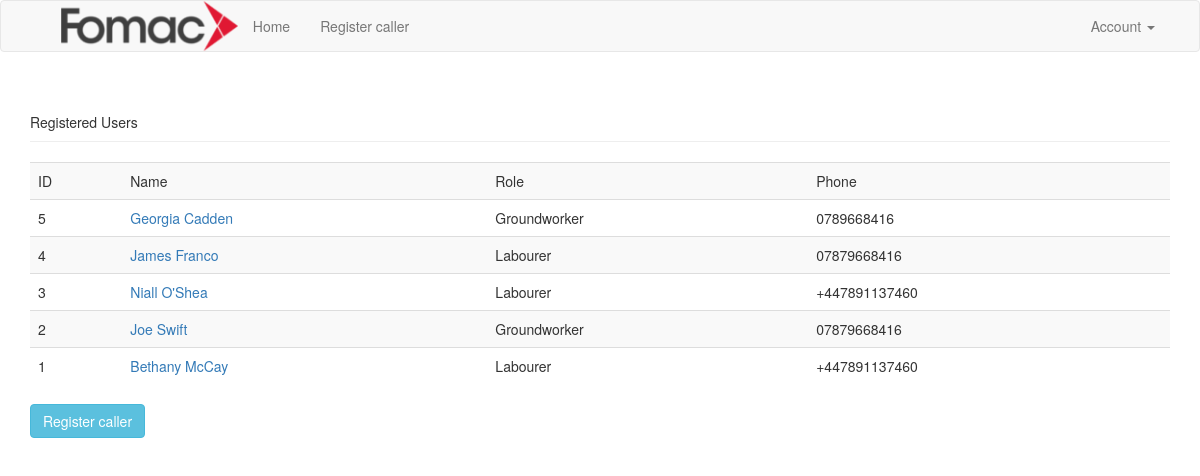
Page /reg/ (signed in) on the committed database.
### app/models.py (models this page shows, shortened)
class User(db.Model):
    __tablename__ = 'users'
    id = db.Column(db.Integer, primary_key=True)
    registered = db.Column(db.DateTime, default=datetime.utcnow, index=True)
    name = db.Column(db.String(64))
    phone_1 = db.Column(db.String(64))
    phone_2 = db.Column(db.String(64))
    email = db.Column(db.String(64))
    notes = db.Column(db.Text)
    area = db.Column(db.String(64))
    postcode = db.Column(db.String(64))
    DoNotUse = db.Column(db.Boolean, default=False)
    role_id = db.Column(db.Integer, db.ForeignKey('roles.id'))
    nationality_id = db.Column(db.Integer, db.ForeignKey('nationality.id'))
    added_id = db.Column(db.Integer, db.ForeignKey('staff.id'))
    job_id = db.relationship('Job', backref='user', lazy='dynamic')

class Role(db.Model):
    __tablename__ = 'roles'
    id = db.Column(db.Integer, primary_key=True)
    name = db.Column(db.String(64))
    department = db.Column(db.String(16))
    rate = db.Column(db.String(16))
    users = db.relationship('User', backref='role', lazy='dynamic')
    job_id = db.relationship('Job', backref='role', lazy='dynamic')

### app/reg/views.py (the view)
@reg.route('/')
def index():
    registered = User.query.order_by(User.registered.desc())
    return render_template('reg/index.html', registered=registered)

### app/models.py (called while the page is built)
@login_manager.user_loader
def load_user(staff_id):
    return Staff.query.get(int(staff_id))

### app/templates/reg/index.html (shortened to what this page needs)
{% extends "base.html" %}
{% block page_content %}
<div class="page-header">Registered Users</div>
<table class="table table-striped">
<tr>
    <td>ID</td>
    <td>Name</td>
    <td>Role</td>
    <td>Phone</td>
</tr>
{% for person in registered %}
<tr>
    <td>{{ person.id }}</td>
    <td><a href="{{ url_for('reg.profile', type='name', value=person.name) }}">{{ person.name }}</a></td>
    <td>{{ person.role.name }}</td>
    <td>{{ person.phone_1 }}</td>
</tr>
{% endfor %}
</table>
<p><a class="btn btn-info href="{{ url_for('reg.new') }}">Register caller</a></p>
{% endblock %}

### rows in the picture
User: id "5", name "Georgia Cadden", role.name "Groundworker", phone_1 "0789668416"
User: id "4", name "James Franco", role.name "Labourer", phone_1 "07879668416"
User: id "3", name "Niall O'Shea", role.name "Labourer", phone_1 "+447891137460"
User: id "2", name "Joe Swift", role.name "Groundworker", phone_1 "07879668416"
User: id "1", name "Bethany McCay", role.name "Labourer", phone_1 "+447891137460"
